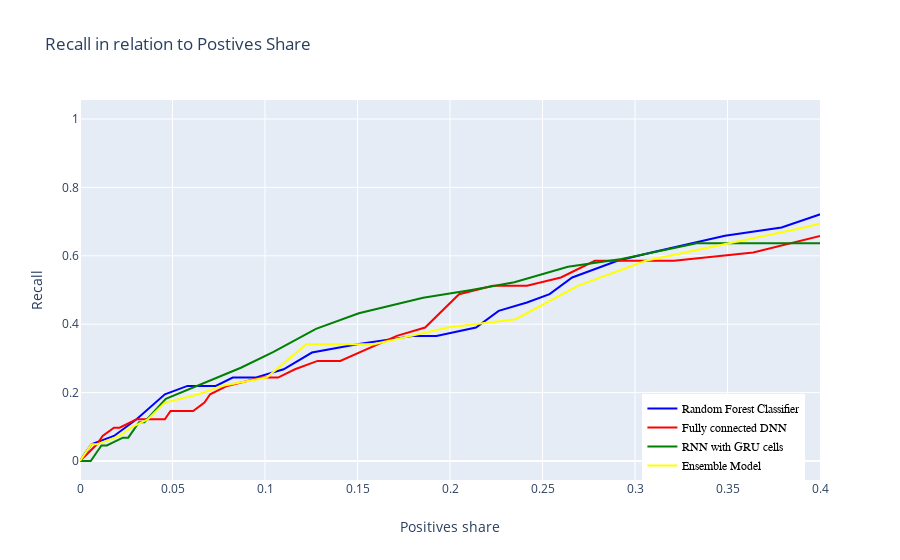

Here is the notebook cell this chart was saved with:
### Code cell
trace0=go.Scatter(
            y=RF_pr_test.recall,
            x=RF_pr_test.positives_share,
            mode='lines',
            marker=dict(
            color="blue",
            size=5,
            opacity=0.5
            ),
            name="Random Forest Classifier"
        )
    
    trace1=go.Scatter(
            y=DNN_test.recall,
            x=DNN_test.positives_share,
            mode='lines',
            marker=dict(
            color="red",
            size=5,
            opacity=0.5
            ),
            name="Fully connected DNN"
        )
    
    trace2=go.Scatter(
            y=gru_pr_test.recall,
            x=gru_pr_test.positives_share,
            mode='lines',
            marker=dict(
            color="green",
            size=5,
            opacity=0.5
            ),
            name="RNN with GRU cells"
        )

    trace3=go.Scatter(
            y=Ensemble_pr_test.recall,
            x=Ensemble_pr_test.positives_share,
            mode='lines',
            marker=dict(
            color="yellow",
            size=5,
            opacity=0.5
            ),
            name="Ensemble Model"
        )

    



    data=[trace0, trace1,trace2,trace3]
    figure=go.Figure(
        data=data,
        layout=go.Layout(
            title="Recall in relation to Postives Share",
            yaxis=dict(title="Recall"),
            xaxis=dict(title="Positives share", range=[0,0.4]),
            legend=dict(
                x=0.76,
                y=0,
                traceorder="normal",
                font=dict(
                    family="sans-serif",
                    size=12,
                    color="black"
                ),
            bgcolor=None


        )))
    iplot(figure)

### Figure 1 — Plotly figure (JSON) as saved in the notebook; plotly's stock layout.template omitted (floating-point values rounded to 4 significant figures)
{"data": [{"marker": {"color": "blue", "opacity": 0.5, "size": 5}, "mode": "lines", "name": "Random Forest Classifier", "type": "scatter", "x": [1, 1, 1, 1, 1, 1, 1, 1, 1, 1, 1, 1, 1, 1, 1, 1, 1, 1, 1, 1, 1, 1, 1, 1, 1, 1, 1, 1, 1, 1, 1, 1, 1, 1, 1, 1, 1, 1, 0.8012, 0.6606, 0.5749, 0.5291, 0.4801, 0.4495, 0.419, 0.3792, 0.3486, 0.3089, 0.2905, 0.2661, 0.2538, 0.2416, 0.2263, 0.2141, 0.1927, 0.1804, 0.1498, 0.1254, 0.1101, 0.0948, 0.08257, 0.07339, 0.0581, 0.04587, 0.03058, 0.01835, 0.01835, 0.006116, 0.003058, 0.003058, 0.003058, 0.003058, 0, 0, 0, 0, 0, 0, 0, 0, 0, 0, 0, 0, 0, 0, 0, 0, 0, 0, 0, 0, 0, 0, 0, 0, 0, 0, 0, 0], "y": [1, 1, 1, 1, 1, 1, 1, 1, 1, 1, 1, 1, 1, 1, 1, 1, 1, 1, 1, 1, 1, 1, 1, 1, 1, 1, 1, 1, 1, 1, 1, 1, 1, 1, 1, 1, 1, 1, 0.9024, 0.8293, 0.8293, 0.8049, 0.7805, 0.7805, 0.7561, 0.6829, 0.6585, 0.6098, 0.5854, 0.5366, 0.4878, 0.4634, 0.439, 0.3902, 0.3659, 0.3659, 0.3415, 0.3171, 0.2683, 0.2439, 0.2439, 0.2195, 0.2195, 0.1951, 0.122, 0.07317, 0.07317, 0.04878, 0.02439, 0.02439, 0.02439, 0.02439, 0, 0, 0, 0, 0, 0, 0, 0, 0, 0, 0, 0, 0, 0, 0, 0, 0, 0, 0, 0, 0, 0, 0, 0, 0, 0, 0, 0]}, {"marker": {"color": "red", "opacity": 0.5, "size": 5}, "mode": "lines", "name": "Fully connected DNN", "type": "scatter", "x": [1, 0.9908, 0.9817, 0.9602, 0.9174, 0.8532, 0.737, 0.6239, 0.5138, 0.4373, 0.3639, 0.3211, 0.2936, 0.2783, 0.2599, 0.2416, 0.2232, 0.2049, 0.1865, 0.1713, 0.1407, 0.1284, 0.1162, 0.107, 0.09786, 0.07951, 0.07034, 0.06728, 0.06116, 0.05505, 0.05199, 0.04893, 0.04587, 0.04281, 0.03058, 0.02141, 0.02141, 0.02141, 0.02141, 0.01835, 0.01223, 0.01223, 0.009174, 0, 0, 0, 0, 0, 0, 0, 0, 0, 0, 0, 0, 0, 0, 0, 0, 0, 0, 0, 0, 0, 0, 0, 0, 0, 0, 0, 0, 0, 0, 0, 0, 0, 0, 0, 0, 0, 0, 0, 0, 0, 0, 0, 0, 0, 0, 0, 0, 0, 0, 0, 0, 0, 0, 0, 0, 0], "y": [1, 1, 1, 1, 0.9512, 0.9268, 0.878, 0.878, 0.7805, 0.7073, 0.6098, 0.5854, 0.5854, 0.5854, 0.5366, 0.5122, 0.5122, 0.4878, 0.3902, 0.3659, 0.2927, 0.2927, 0.2683, 0.2439, 0.2439, 0.2195, 0.1951, 0.1707, 0.1463, 0.1463, 0.1463, 0.1463, 0.122, 0.122, 0.122, 0.09756, 0.09756, 0.09756, 0.09756, 0.09756, 0.07317, 0.07317, 0.04878, 0, 0, 0, 0, 0, 0, 0, 0, 0, 0, 0, 0, 0, 0, 0, 0, 0, 0, 0, 0, 0, 0, 0, 0, 0, 0, 0, 0, 0, 0, 0, 0, 0, 0, 0, 0, 0, 0, 0, 0, 0, 0, 0, 0, 0, 0, 0, 0, 0, 0, 0, 0, 0, 0, 0, 0, 0]}, {"marker": {"color": "green", "opacity": 0.5, "size": 5}, "mode": "lines", "name": "RNN with GRU cells", "type": "scatter", "x": [1, 1, 1, 1, 0.9971, 0.8957, 0.6464, 0.542, 0.4899, 0.4638, 0.4087, 0.3768, 0.3536, 0.3333, 0.2928, 0.2638, 0.2348, 0.2116, 0.1855, 0.1507, 0.1275, 0.1043, 0.08696, 0.06667, 0.04638, 0.03478, 0.03188, 0.02609, 0.02319, 0.01449, 0.01159, 0.008696, 0.008696, 0.008696, 0.008696, 0.005797, 0.005797, 0.005797, 0.005797, 0.002899, 0.002899, 0.002899, 0.002899, 0.002899, 0.002899, 0.002899, 0, 0, 0, 0, 0, 0, 0, 0, 0, 0, 0, 0, 0, 0, 0, 0, 0, 0, 0, 0, 0, 0, 0, 0, 0, 0, 0, 0, 0, 0, 0, 0, 0, 0, 0, 0, 0, 0, 0, 0, 0, 0, 0, 0, 0, 0, 0, 0, 0, 0, 0, 0, 0, 0], "y": [1, 1, 1, 1, 1, 0.9545, 0.8409, 0.7955, 0.7273, 0.6818, 0.6364, 0.6364, 0.6364, 0.6364, 0.5909, 0.5682, 0.5227, 0.5, 0.4773, 0.4318, 0.3864, 0.3182, 0.2727, 0.2273, 0.1818, 0.1136, 0.1136, 0.06818, 0.06818, 0.04545, 0.04545, 0.02273, 0.02273, 0.02273, 0.02273, 0, 0, 0, 0, 0, 0, 0, 0, 0, 0, 0, 0, 0, 0, 0, 0, 0, 0, 0, 0, 0, 0, 0, 0, 0, 0, 0, 0, 0, 0, 0, 0, 0, 0, 0, 0, 0, 0, 0, 0, 0, 0, 0, 0, 0, 0, 0, 0, 0, 0, 0, 0, 0, 0, 0, 0, 0, 0, 0, 0, 0, 0, 0, 0, 0]}, {"marker": {"color": "yellow", "opacity": 0.5, "size": 5}, "mode": "lines", "name": "Ensemble Model", "type": "scatter", "x": [1, 1, 1, 1, 1, 1, 1, 1, 1, 1, 1, 1, 1, 1, 1, 1, 1, 1, 1, 1, 1, 1, 1, 1, 1, 1, 1, 1, 1, 1, 0.9939, 0.9817, 0.7248, 0.5413, 0.4465, 0.3914, 0.3058, 0.2691, 0.2355, 0.1988, 0.159, 0.1223, 0.1009, 0.07645, 0.06422, 0.04587, 0.0367, 0.02752, 0.02141, 0.009174, 0.009174, 0.009174, 0.006116, 0.006116, 0.003058, 0.003058, 0.003058, 0.003058, 0.003058, 0.003058, 0, 0, 0, 0, 0, 0, 0, 0, 0, 0, 0, 0, 0, 0, 0, 0, 0, 0, 0, 0, 0, 0, 0, 0, 0, 0, 0, 0, 0, 0, 0, 0, 0, 0, 0, 0, 0, 0, 0, 0], "y": [1, 1, 1, 1, 1, 1, 1, 1, 1, 1, 1, 1, 1, 1, 1, 1, 1, 1, 1, 1, 1, 1, 1, 1, 1, 1, 1, 1, 1, 1, 1, 1, 0.9268, 0.8293, 0.7561, 0.6829, 0.5854, 0.5122, 0.4146, 0.3902, 0.3415, 0.3415, 0.2439, 0.2195, 0.1951, 0.1707, 0.122, 0.09756, 0.07317, 0.04878, 0.04878, 0.04878, 0.04878, 0.04878, 0.02439, 0.02439, 0.02439, 0.02439, 0.02439, 0.02439, 0, 0, 0, 0, 0, 0, 0, 0, 0, 0, 0, 0, 0, 0, 0, 0, 0, 0, 0, 0, 0, 0, 0, 0, 0, 0, 0, 0, 0, 0, 0, 0, 0, 0, 0, 0, 0, 0, 0, 0]}], "layout": {"legend": {"font": {"color": "black", "family": "sans-serif", "size": 12}, "traceorder": "normal", "x": 0.76, "y": 0}, "title": {"text": "Recall in relation to Postives Share"}, "xaxis": {"range": [0, 0.4], "title": {"text": "Positives share"}}, "yaxis": {"title": {"text": "Recall"}}}}
